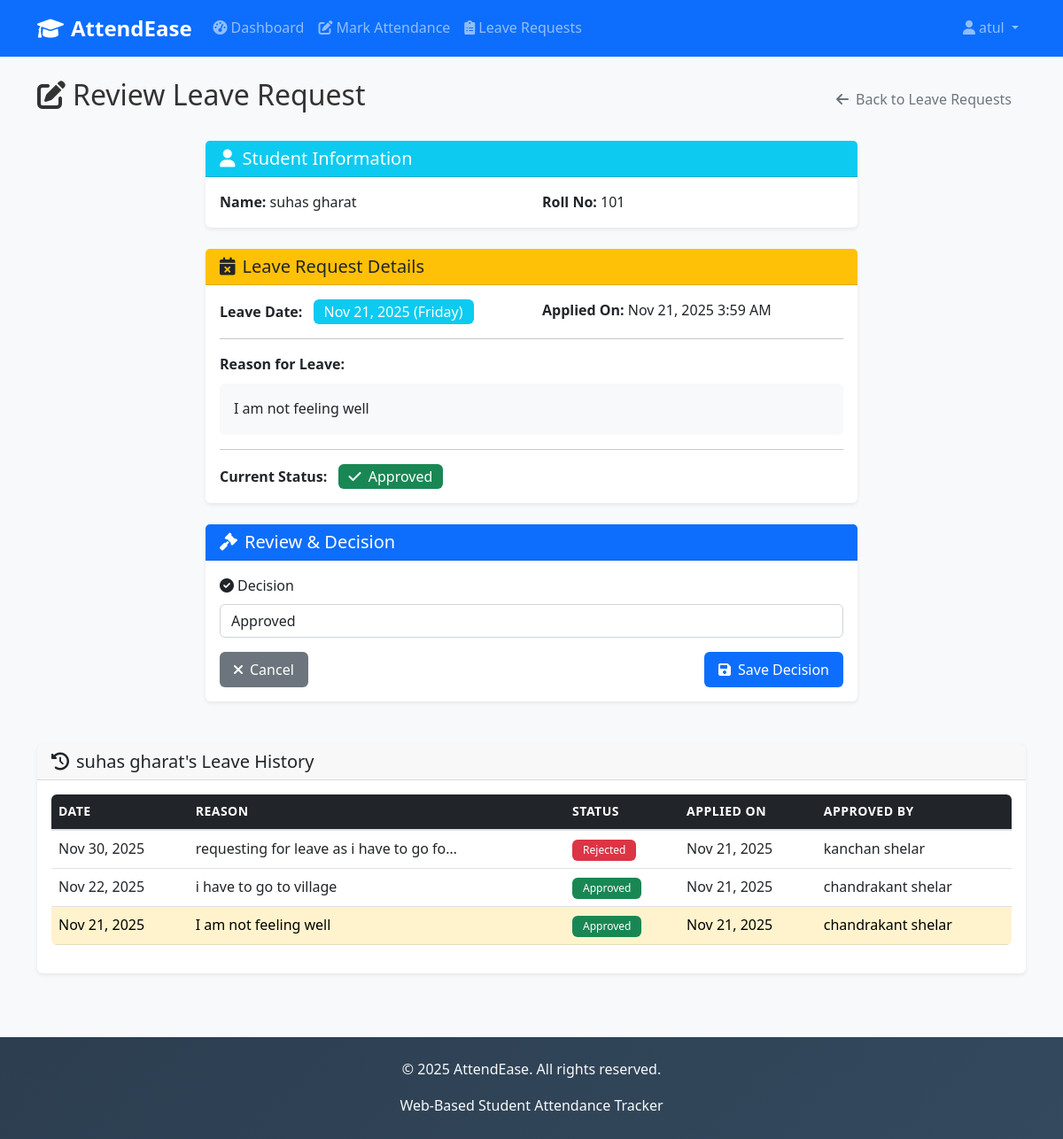
The page /approve-leave/2/ (signed in) on the database its author committed.
### attendance/models.py (models this page shows, shortened)
class Leave(models.Model):
    STATUS_CHOICES = [
        ('pending', 'Pending'),
        ('approved', 'Approved'),
        ('rejected', 'Rejected'),
    ]
    student = models.ForeignKey(Student, on_delete=models.CASCADE, related_name='leave_requests')
    date = models.DateField()
    reason = models.TextField(max_length=500)
    status = models.CharField(max_length=10, choices=STATUS_CHOICES, default='pending')
    approval = models.CharField(max_length=100, blank=True, help_text="Approval notes")
    approved_by = models.ForeignKey(Teacher, on_delete=models.SET_NULL, null=True, blank=True, related_name='approved_leaves')
    created_at = models.DateTimeField(auto_now_add=True)
    updated_at = models.DateTimeField(auto_now=True)
    class Meta:
        ordering = ['-created_at']

class Student(models.Model):
    user = models.OneToOneField(User, on_delete=models.CASCADE, related_name='student_profile')
    roll_no = models.CharField(max_length=20, unique=True, validators=[MinLengthValidator(3)])
    name = models.CharField(max_length=100)
    date_joined = models.DateField(auto_now_add=True)
    subject = models.CharField(max_length=100, blank=True, null=True, help_text="Primary subject/course")
    class Meta:
        ordering = ['roll_no']

class Teacher(models.Model):
    user = models.OneToOneField(User, on_delete=models.CASCADE, related_name='teacher_profile')
    name = models.CharField(max_length=100)
    subject = models.CharField(max_length=100, help_text="Subject taught")
    class Meta:
        ordering = ['name']

### attendance/views.py (the view)
# urls.py: path('approve-leave/<int:leave_id>/', views.approve_leave, name='approve_leave'),
@login_required
def approve_leave(request, leave_id):
    try:
        teacher = request.user.teacher_profile
    except:
        messages.error(request, 'Teacher profile not found.')
        return redirect('home')
    leave = get_object_or_404(Leave, id=leave_id)
    if request.method == 'POST':
        form = LeaveApprovalForm(request.POST, instance=leave)
        if form.is_valid():
            leave = form.save(commit=False)
            leave.approved_by = teacher
            leave.save()
            messages.success(request, f'Leave request {leave.status} successfully.')
            return redirect('leave_requests')
    else:
        form = LeaveApprovalForm(instance=leave)
    return render(request, 'attendance/approve_leave.html', {
        'form': form,
        'leave': leave,
        'teacher': teacher
    })

### attendance/forms.py
class LeaveApprovalForm(forms.ModelForm):
    class Meta:
        model = Leave
        fields = ['status']
        widgets = {
            'status': forms.Select(attrs={'class': 'form-control'}),
        }

### templates/attendance/approve_leave.html (shortened to what this page needs)
{% extends 'attendance/base.html' %}
{% block content %}
<div class="row">
    <div class="col-12">
        <div class="d-flex justify-content-between align-items-center mb-4">
            <h2><i class="fas fa-edit me-2"></i>Review Leave Request</h2>
            <a href="{% url 'leave_requests' %}" class="btn btn-outline-secondary">
                <i class="fas fa-arrow-left me-2"></i>Back to Leave Requests
            </a>
        </div>
    </div>
</div>
<div class="row justify-content-center">
    <div class="col-md-8">
        <div class="card mb-4">
            <div class="card-header bg-info text-white">
                <h5 class="mb-0"><i class="fas fa-user me-2"></i>Student Information</h5>
            </div>
            <div class="card-body">
                <div class="row">
                    <div class="col-md-6">
                        <strong>Name:</strong> {{ leave.student.name }}
                    </div>
                    <div class="col-md-6">
                        <strong>Roll No:</strong> {{ leave.student.roll_no }}
                    </div>
                </div>
            </div>
        </div>
        <div class="card mb-4">
            <div class="card-header bg-warning text-dark">
                <h5 class="mb-0"><i class="fas fa-calendar-times me-2"></i>Leave Request Details</h5>
            </div>
            <div class="card-body">
                <div class="row">
                    <div class="col-md-6">
                        <strong>Leave Date:</strong>
                        <span class="badge bg-info fs-6 ms-2">{{ leave.date|date:"M d, Y" }} ({{ leave.date|date:"l" }})</span>
                    </div>
                    <div class="col-md-6">
                        <strong>Applied On:</strong> {{ leave.created_at|date:"M d, Y g:i A" }}
                    </div>
                </div>
                <hr>
                <div class="row">
                    <div class="col-12">
                        <strong>Reason for Leave:</strong>
                        <div class="mt-2 p-3 bg-light rounded">
                            {{ leave.reason }}
                        </div>
                    </div>
                </div>
                <hr>
                <div class="row">
                    <div class="col-12">
                        <strong>Current Status:</strong>
                        <span class="badge bg-{% if leave.status == 'approved' %}success{% elif leave.status == 'rejected' %}danger{% else %}warning{% endif %} fs-6 ms-2">
                            <i class="fas fa-{% if leave.status == 'approved' %}check{% elif leave.status == 'rejected' %}times{% else %}clock{% endif %} me-1"></i>
                            {{ leave.status|title }}
                        </span>
                    </div>
                </div>
            </div>
        </div>
        <div class="card">
            <div class="card-header bg-primary text-white">
                <h5 class="mb-0"><i class="fas fa-gavel me-2"></i>Review & Decision</h5>
            </div>
            <div class="card-body">
                <form method="post">
                    <div class="mb-3">
                        <label for="id_status" class="form-label">
                            <i class="fas fa-check-circle me-1"></i>Decision
                        </label>
                        {{ form.status }}
                    </div>
                    <div class="d-flex justify-content-between">
                        <a href="{% url 'leave_requests' %}" class="btn btn-secondary">
                            <i class="fas fa-times me-2"></i>Cancel
                        </a>
                        <button type="submit" class="btn btn-primary">
                            <i class="fas fa-save me-2"></i>Save Decision
                        </button>
                    </div>
                </form>
            </div>
        </div>
    </div>
</div>
<div class="row mt-4">
    <div class="col-12">
        <div class="card">
            <div class="card-header">
                <h5 class="mb-0"><i class="fas fa-history me-2"></i>{{ leave.student.name }}'s Leave History</h5>
            </div>
            <div class="card-body">
                <div class="table-responsive">
                    <table class="table table-hover">
                        <thead class="table-dark">
                            <tr>
                                <th>Date</th>
                                <th>Reason</th>
                                <th>Status</th>
                                <th>Applied On</th>
                                <th>Approved By</th>
                            </tr>
                        </thead>
                        <tbody>
                            {% for history_leave in leave.student.leave_requests.all %}
                            <tr class="{% if history_leave.id == leave.id %}table-warning{% endif %}">
                                <td>{{ history_leave.date|date:"M d, Y" }}</td>
                                <td>{{ history_leave.reason|truncatechars:40 }}</td>
                                <td>
                                    <span class="badge bg-{% if history_leave.status == 'approved' %}success{% elif history_leave.status == 'rejected' %}danger{% else %}warning{% endif %}">
                                        {{ history_leave.status|title }}
                                    </span>
                                </td>
                                <td>{{ history_leave.created_at|date:"M d, Y" }}</td>
                                <td>
                                    {% if history_leave.approved_by %}
                                        {{ history_leave.approved_by.name }}
                                    {% else %}
                                        <span class="text-muted">-</span>
                                    {% endif %}
                                </td>
                            </tr>
                            {% endfor %}
                        </tbody>
                    </table>
                </div>
            </div>
        </div>
    </div>
</div>
{% endblock %}

### templates/attendance/base.html (shortened to what this page needs)
<!DOCTYPE html>
<html lang="en">
<head>
    <link href="https://cdn.jsdelivr.net/npm/bootstrap@5.3.0/dist/css/bootstrap.min.css" rel="stylesheet">
    <link href="https://cdnjs.cloudflare.com/ajax/libs/font-awesome/6.0.0/css/all.min.css" rel="stylesheet">
    <link href="{% load static %}{% static 'css/style.css' %}" rel="stylesheet">
</head>
<body>
    <nav class="navbar navbar-expand-lg navbar-dark bg-primary">
        <div class="container">
            <a class="navbar-brand" href="{% url 'home' %}">
                <i class="fas fa-graduation-cap me-2"></i>AttendEase
            </a>
            <div class="collapse navbar-collapse" id="navbarNav">
                <ul class="navbar-nav me-auto">
                    {% if user.is_authenticated %}
                        <li class="nav-item">
                            <a class="nav-link" href="{% url 'dashboard' %}">
                                <i class="fas fa-tachometer-alt me-1"></i>Dashboard
                            </a>
                        </li>
                        {% if user.student_profile %}
                            <li class="nav-item">
                                <a class="nav-link" href="{% url 'view_attendance' %}">
                                    <i class="fas fa-calendar-check me-1"></i>View Attendance
                                </a>
                            </li>
                            <li class="nav-item">
                                <a class="nav-link" href="{% url 'apply_leave' %}">
                                    <i class="fas fa-calendar-times me-1"></i>Apply Leave
                                </a>
                            </li>
                        {% elif user.teacher_profile %}
                            <li class="nav-item">
                                <a class="nav-link" href="{% url 'mark_attendance' %}">
                                    <i class="fas fa-edit me-1"></i>Mark Attendance
                                </a>
                            </li>
                            <li class="nav-item">
                                <a class="nav-link" href="{% url 'leave_requests' %}">
                                    <i class="fas fa-clipboard-list me-1"></i>Leave Requests
                                </a>
                            </li>
                        {% endif %}
                    {% endif %}
                </ul>
                <ul class="navbar-nav">
                    {% if user.is_authenticated %}
                        <li class="nav-item dropdown">
                            <a class="nav-link dropdown-toggle" href="#" id="navbarDropdown" role="button" data-bs-toggle="dropdown">
                                <i class="fas fa-user me-1"></i>{{ user.username }}
                            </a>
                        </li>
                    {% endif %}
                </ul>
            </div>
        </div>
    </nav>
    <main class="container mt-4">
        {% block content %}
        {% endblock %}
    </main>
    <footer class="bg-dark text-light text-center py-4 mt-5">
        <div class="container">
            <p>&copy; 2025 AttendEase. All rights reserved.</p>
            <p class="mb-0">Web-Based Student Attendance Tracker</p>
        </div>
    </footer>
</body>
</html>

### static/css/style.css (style rules this page uses)
:root { --primary-color: #007bff; --secondary-color: #6c757d; --success-color: #28a745; --danger-color: #dc3545; --warning-color: #ffc107; --info-color: #17a2b8; --light-color: #f8f9fa; --dark-color: #343a40; --border-radius: 0.375rem; --box-shadow: 0 0.125rem 0.25rem rgba(0, 0, 0, 0.075); --transition: all 0.3s ease; }
body { font-family: 'Segoe UI', Tahoma, Geneva, Verdana, sans-serif; line-height: 1.6; color: #333; background-color: #f8f9fa; }
.navbar-brand { font-weight: 700; font-size: 1.5rem; }
.navbar-nav .nav-link { font-weight: 500; transition: var(--transition); }
.card { border: none; border-radius: var(--border-radius); box-shadow: var(--box-shadow); transition: var(--transition); margin-bottom: 1.5rem; }
.card-header { border-bottom: 1px solid rgba(0, 0, 0, 0.125); font-weight: 600; }
.btn { border-radius: var(--border-radius); font-weight: 500; transition: var(--transition); border: none; padding: 0.5rem 1rem; }
.form-control { border-radius: var(--border-radius); border: 1px solid #ced4da; transition: var(--transition); }
.table { border-radius: var(--border-radius); overflow: hidden; }
.table thead th { border-bottom: 2px solid #dee2e6; font-weight: 600; text-transform: uppercase; font-size: 0.875rem; letter-spacing: 0.5px; }
.badge { font-size: 0.75rem; font-weight: 500; padding: 0.375rem 0.75rem; border-radius: var(--border-radius); }
footer { margin-top: auto; background: linear-gradient(135deg, #2c3e50, #34495e); }

### rows shown on the page
Leave: student.name "suhas gharat", student.roll_no "101", date "Nov 21, 2025", date "Friday", created_at "Nov 21, 2025 3:59 AM", reason "I am not feeling well", status "Approved", created_at "Nov 21, 2025", approved_by.name "chandrakant shelar"
Leave: date "Nov 30, 2025", reason "requesting for leave as i have to go fo…", status "Rejected", created_at "Nov 21, 2025", approved_by.name "kanchan shelar"
Leave: date "Nov 22, 2025", reason "i have to go to village", status "Approved", created_at "Nov 21, 2025", approved_by.name "chandrakant shelar"

### other values the page prints
{{ user.username }} "atul"
